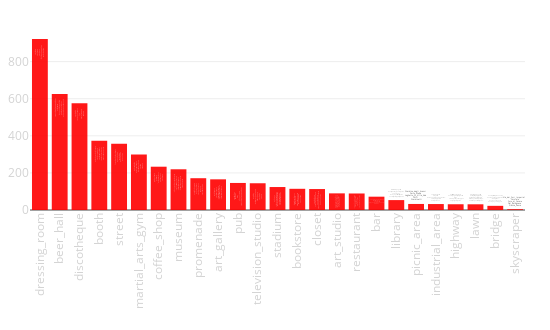

The cell this chart's notebook holds for it:
### Code cell
tags_rate([x[0].split("/")[0] for x in scenes_result][N_SKIP:],
                        [x[1] for x in scenes_result][N_SKIP:])

### Figure 1 — Plotly figure (JSON) as saved in the notebook; plotly's stock layout.template omitted (floating-point values rounded to 4 significant figures)
{"data": [{"hoverinfo": "y+text", "marker": {"color": "red"}, "opacity": 0.9, "text": ["H_M_Via_Del_Corso <br>Via_Flaminia_448_B_Ch_c_S... <br>Zara_Roma <br>Giulio_Verne <br>Dior_Roma", "Queen_Makeda_Grand_Pub <br>The_Jerry_Thomas_Project... <br>Jerry_Thomas_Speakeasy <br>Morrisons_Pub <br>THE_DRUNKEN_SHIP_OFFICIAL", "NICE_Disco <br>BARRIO_LATINO <br>Zaz_ <br>Sublime_Le_Colonial <br>El_Cid_Roma", "Mondadori_Bookstore <br>Scuola_dello_Sport_CONI <br>Le_M_ridien_Visconti_Rome <br>Hotel_Cicerone_Roma <br>Holiday_Inn_Rome_Eur_Parc...", "Via_Condotti <br>Via_dei_Condotti <br>Via_Del_Corso_ <br>Via_dei_Condotti <br>Castel_Sant_Angelo_Rome_I...", "Palatorrino <br>Ials_Roma <br>DAF_Dance_Arts_Faculty <br>Palestre_Passion_Fitness <br>Virgin_Active_EUR", "ZUM_Roma <br>Caff_Tazza_dOro <br>Sant_Eustachio_Il_Caff_ <br>Roscioli_Caff_ <br>Antico_Caff_Greco", "Museo_Palatino <br>Museo_Hendrik_Christian_A... <br>Palazzo_Cipolla_Mostra_Ba... <br>Guerra_Capitalismo_e_Libe... <br>Museo_Nazionale_Romano_Pa...", "Via_dei_Fori_Imperiali <br>Ponte_Sisto <br>SantAngelo_Rome <br>Castel_SantAngelo <br>Giardino_degli_Aranci", "Palazzo_Cipolla_Mostra_Ba... <br>Guerra_Capitalismo_e_Libe... <br>Palazzo_Cipolla_Mostra_Ba... <br>Palazzo_Corsini_Rome <br>Palazzo_Cipolla", "THE_DRUNKEN_SHIP_OFFICIAL <br>Blume_Lounge <br>Sciam <br>Club_Derri_re <br>Fingers_Roma", "Radio2 <br>El_Cid_Roma <br>Radio_Kaos_Italy <br>DEAR_Studi_Televisivi_Nom... <br>City_Dream", "Stadio_Olimpico_Di_Roma <br>Stadio_Olimpico_Roma <br>Olimpic_Stadium_Rome_Asro... <br>Stadio_Olimpico_Curva_Nor... <br>Curva_Sud", "Altroquando <br>Biblioteca_Angelica <br>Mondadori_Bookstore <br>Goody_music <br>Teatro_Quirino_Vittorio_G...", "True_Love_Shop <br>Massyedany_Cheapandchic <br>Georges_donna <br>Roma_Vintage_Boutique <br>Georges_uomo", "Family_tattoo_shop <br>Ultimi_Romantici_Tattoo <br>Galleria_Lorcan_ONeill_Ro... <br>Palazzo_Cipolla_Mostra_Ba... <br>Caligula_Tattoo_Studio", "Alfredo_alla_Scrofa_Roma... <br>Alfredo_alla_Scrofa <br>Collegio <br>Ristorante_Il_Vero_Alfred... <br>Ristorante_Due_Ladroni", "The_Jerry_Thomas_Project... <br>Morrisons_Pub <br>Club_Derri_re <br>Jerry_Thomas_Speakeasy <br>ARGOT", "Biblioteca_Angelica <br>Keats_Shelley_House_Rome <br>La_Veranda <br>Red_La_Feltrinelli_Roma <br>Santa_Maria_sopra_Minerva", "Giardino_degli_Aranci <br>Parco_Meda <br>Laghetto_Di_Villa_Ada <br>CAIO <br>Giardinetti", "Temple_of_Vesta <br>Via_Sacra <br>Roman_Forum_and_Palantine... <br>Temple_of_Saturn <br>Foro_Romano", "Policlinico_Tor_Vergata <br>Ponte_Regina_Margherita <br>Ripa <br>Stadio_delle_Terme_di_Car... <br>Tor_Vergata_Roma", "Aranciera_di_San_Sisto <br>Parco_Villa_Chigi_Roma_ <br>Parco_Viale_Tor_Di_Quinto <br>Riserva_naturale_Valle_de... <br>Salesian_Pontifical_Unive...", "Ponte_Vittorio_Emanuele_I... <br>Ponte_Sant_Angelo_Roma <br>River_Tiber <br>Ponte_Sant_Angelo <br>Ponte_de_Santo_ngelo", "Via_dei_Fori_Imperiali <br>Corviale <br>Foro_di_Cesare <br>Dal_Bolognese <br>Piazza_Zama"], "type": "bar", "uid": "2a3a9762-2b0b-11e9-be5d-3c15c2cf2370", "x": ["dressing_room", "beer_hall", "discotheque", "booth", "street", "martial_arts_gym", "coffee_shop", "museum", "promenade", "art_gallery", "pub", "television_studio", "stadium", "bookstore", "closet", "art_studio", "restaurant", "bar", "library", "picnic_area", "industrial_area", "highway", "lawn", "bridge", "skyscraper"], "xaxis": "x", "y": [922.0, 625.0, 575.2, 373.1, 357.2, 299.9, 233.4, 219.6, 171.4, 165.4, 145.9, 144.3, 123.8, 114.3, 113.0, 89.74, 89.07, 71.8, 53.42, 32.56, 32.09, 31.02, 30.77, 22.41, 4.23], "yaxis": "y"}], "layout": {"height": 330, "margin": {"b": 120, "l": 30, "r": 25, "t": 30}, "showlegend": false, "width": 550, "xaxis": {"anchor": "y", "domain": [0, 1], "tickangle": -90, "tickfont": {"color": "lightgrey", "size": 11.5}}, "xaxis2": {"tickangle": -90, "tickfont": {"color": "lightgrey", "size": 11.5}}, "yaxis": {"anchor": "x", "domain": [0, 1], "tickfont": {"color": "lightgrey", "size": 11.5}}, "yaxis2": {"tickfont": {"color": "lightgrey", "size": 11.5}}}}
